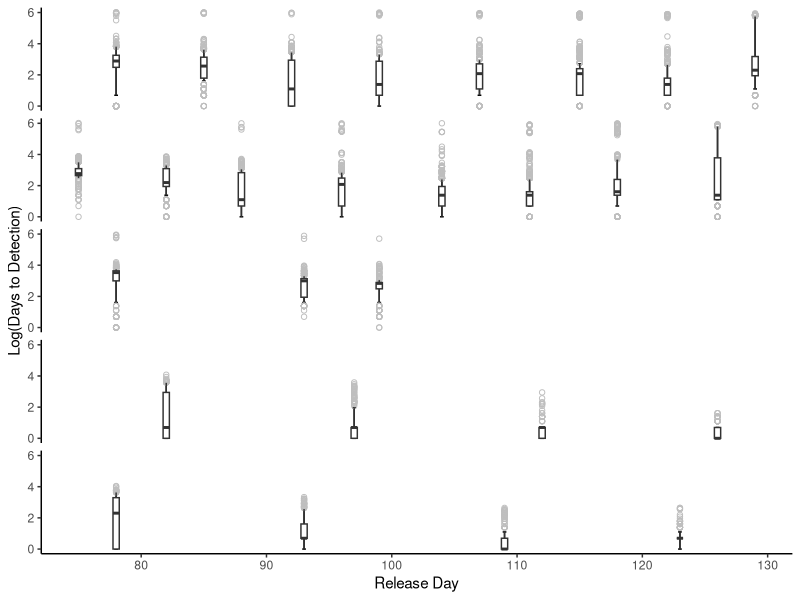

Recreate this plot in R.
#Goal: Plot variability of hatchery coho smolt releases timing.
#Input file was created by WSP Yr26 members.

library(dplyr)
library(tidyr)
library(ggplot2)
library(gridExtra)
library(lubridate)

####Read in data####
fish <- read.csv('data/Final_Data_All_Years20200306.csv',sep = ',') #18402 obs of 8 variables

#formatting
fish <- fish %>% 
  mutate(Release_Date = as.Date(Release_Date, format = '%m/%d/%Y'))  %>% 
  mutate(Date._of_Detect = as.Date(Date._of_Detect, format = '%m/%d/%Y'))

str(fish)

####Plot Setup Functions ####

#Custom tick mark labels (i.e. label every other one but tick mark each unit)
#https://stackoverflow.com/questions/34533472/insert-blanks-into-a-vector-for-e-g-minor-tick-labels-in-r/34533473#34533473

every_nth <- function(x, nth, empty = TRUE, inverse = FALSE) 
{
  if (!inverse) {
    if (empty) {
      x[1:nth == 1] <- ""
      x
    } else {
      x[1:nth != 1]
    }
  } else {
    if (empty) {
      x[1:nth != 1] <- ""
      x
    } else {
      x[1:nth == 1]
    }
  }
}

#Boxplot with wiskers being 10% and 90% pertentiles and outliers as open circles
# define the summary function
#https://stackoverflow.com/questions/4765482/changing-whisker-definition-in-geom-boxplot/4765608#4765608

#Function to change whiskers
stat_boxplot_custom <- function(mapping = NULL, data = NULL,
                                geom = "boxplot", position = "dodge",
                                ...,
                                qs = c(.05, .25, 0.5, 0.75, 0.95),
                                na.rm = FALSE,
                                show.legend = NA,
                                inherit.aes = TRUE) {
  layer(
    data = data,
    mapping = mapping,
    stat = StatBoxplotCustom,
    geom = geom,
    position = position,
    show.legend = show.legend,
    inherit.aes = inherit.aes,
    params = list(
      na.rm = na.rm,
      qs = qs,
      ...
    )
  )
}

StatBoxplotCustom <- ggproto("StatBoxplotCustom", Stat,
                             required_aes = c("x", "y"),
                             non_missing_aes = "weight",
                             
                             setup_params = function(data, params) {
                               params$width <- ggplot2:::"%||%"(
                                 params$width, (resolution(data$x) * 0.75)
                               )
                               
                               if (is.double(data$x) && !ggplot2:::has_groups(data) && any(data$x != data$x[1L])) {
                                 warning(
                                   "Continuous x aesthetic -- did you forget aes(group=...)?",
                                   call. = FALSE
                                 )
                               }
                               
                               params
                             },
                             
                             compute_group = function(data, scales, width = NULL, na.rm = FALSE, qs = c(.05, .25, 0.5, 0.75, 0.95)) {
                               
                               if (!is.null(data$weight)) {
                                 mod <- quantreg::rq(y ~ 1, weights = weight, data = data, tau = qs)
                                 stats <- as.numeric(stats::coef(mod))
                               } else {
                                 stats <- as.numeric(stats::quantile(data$y, qs))
                               }
                               names(stats) <- c("ymin", "lower", "middle", "upper", "ymax")
                               iqr <- diff(stats[c(2, 4)])
                               
                               outliers <- (data$y < stats[1]) | (data$y > stats[5])
                               
                               if (length(unique(data$x)) > 1)
                                 width <- diff(range(data$x)) * 0.9
                               
                               df <- as.data.frame(as.list(stats))
                               df$outliers <- list(data$y[outliers])
                               
                               if (is.null(data$weight)) {
                                 n <- sum(!is.na(data$y))
                               } else {
                                 # Sum up weights for non-NA positions of y and weight
                                 n <- sum(data$weight[!is.na(data$y) & !is.na(data$weight)])
                               }
                               
                               df$notchupper <- df$middle + 1.58 * iqr / sqrt(n)
                               df$notchlower <- df$middle - 1.58 * iqr / sqrt(n)
                               
                               df$x <- if (is.factor(data$x)) data$x[1] else mean(range(data$x))
                               df$width <- width
                               df$relvarwidth <- sqrt(n)
                               df
                             }
)





####Boxplot of movement ####
custom_breaks <- seq(1500,3500,250) #CUSTOM TICKMARKS

ggplot(fish, aes(x = Ordinal_Day_From_Release, y = log(Days_to_Detect), group = Ordinal_Day_From_Release)) +
  stat_boxplot_custom(qs = c(0.1, 0.25, 0.5, 0.75, 0.9), geom = 'errorbar', linetype = 1, width = 0.3) +
  stat_boxplot_custom(qs = c(0.1, 0.25, 0.5, 0.75, 0.9), outlier.shape = 1, outlier.colour = "gray", width = 0.5) +
  facet_wrap(Water_Year ~ ., ncol = 1) +
  # geom_point(data = Fish.Growth.ALL.SH.summary,aes(x = SamplingMonth.y, y = MSGR_mean), size = 2) + #add mean point for each month
  theme_classic() +
  # scale_y_continuous(limits = c(-6.9,11), breaks = custom_breaks, expand = c(0,0),
  #                    labels = every_nth(custom_breaks, 2, inverse = TRUE)) +
  ylab("Log(Days to Detection)") +
  xlab("Release Day") +
  theme(strip.background = element_blank(), strip.text.x = element_blank())
  
